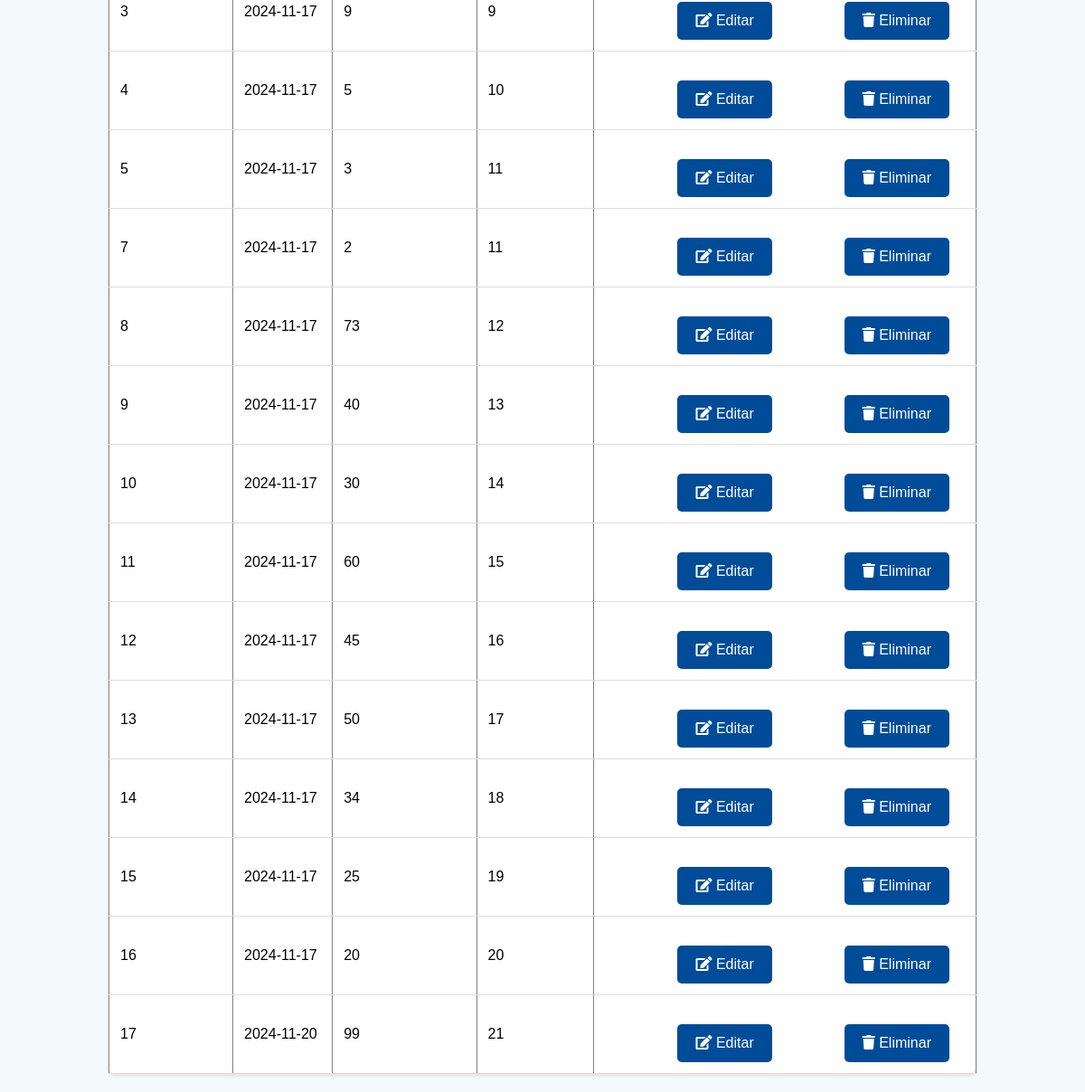
The page /inventario.php (lower part) on the database as committed earlier.
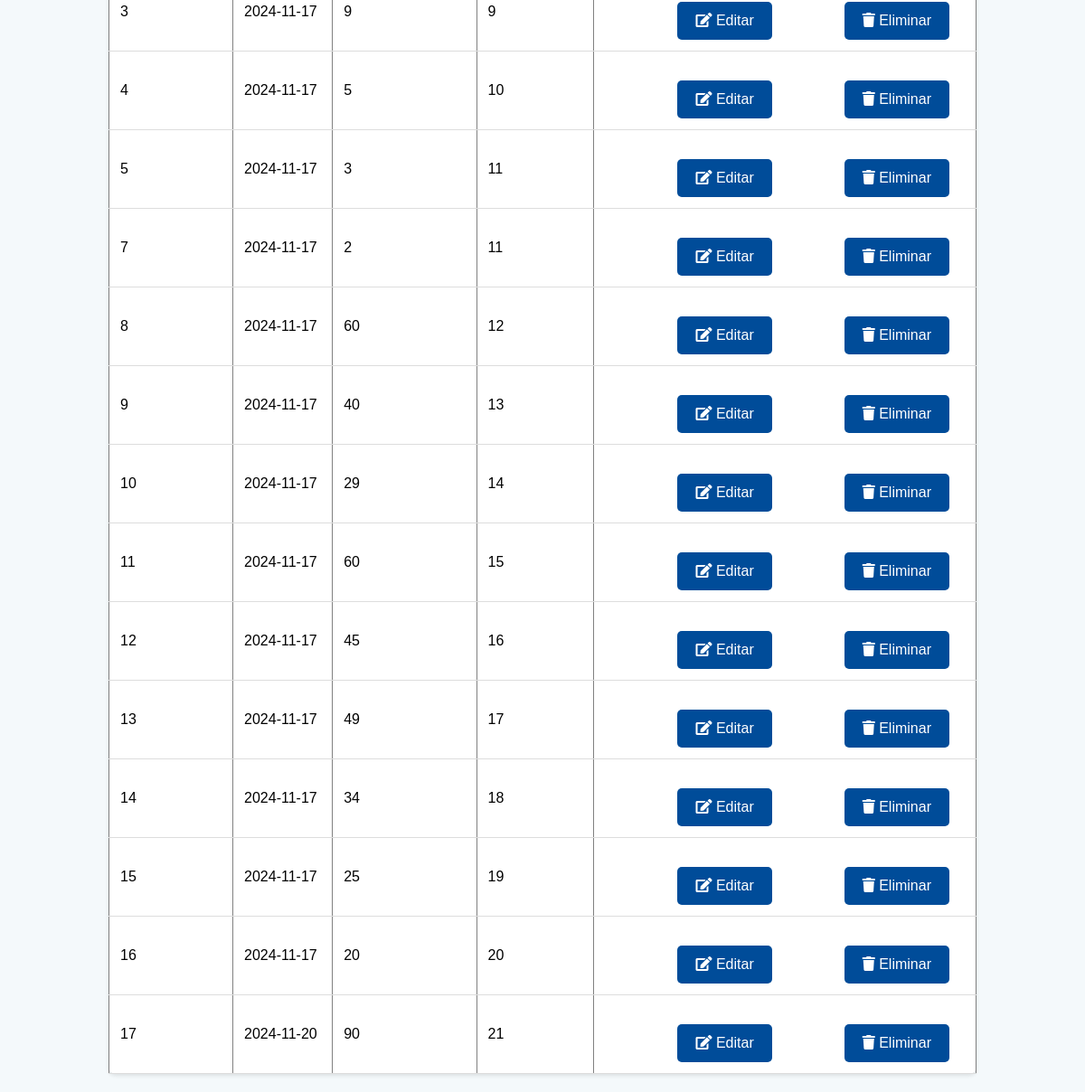
The same page on the database as committed later.
### tables this page shows
CREATE TABLE `inventario` (
  `idInventario` int(11) NOT NULL,
  `cantidadStock` int(11) NOT NULL,
  `fecha` date DEFAULT NULL,
  `idProducto` int(11) NOT NULL,
  `eliminado` int(11) NOT NULL DEFAULT 0
);

### inventario.php (the view, shortened to what this page needs)
<?php
$servername = "localhost";
$username = "root";
$password = "";
$dbname = "drogueriasconfe";
$conn = new mysqli($servername, $username, $password, $dbname);
$sql = "SELECT idInventario, fecha, cantidadStock, idProducto FROM inventario WHERE eliminado = 0";
$result = $conn->query($sql);
$inventarios = [];
if ($result->num_rows > 0) {
    while ($row = $result->fetch_assoc()) {
        $inventarios[] = $row;
    }
}
?>
<!DOCTYPE html>
<html lang="es">
<head>
    <link rel="stylesheet" href="css/stylesListas.css">
    <link rel="stylesheet" href="https://cdnjs.cloudflare.com/ajax/libs/font-awesome/5.15.3/css/all.min.css">
</head>
<body>
    <table border="1">
        <tbody id="datosInventario">
            <?php
            if (count($inventarios) > 0) {
                foreach ($inventarios as $row) {
                    echo "<tr>";
                    echo "<td>" . $row["idInventario"] . "</td>";
                    echo "<td>" . $row["fecha"] . "</td>";
                    echo "<td>" . $row["cantidadStock"] . "</td>";
                    echo "<td>" . $row["idProducto"] . "</td>";
                    echo "<td>";
                    echo "<button onclick='editarInventario(" . $row["idInventario"] . ")'><i class='fas fa-edit'></i> Editar</button>";
                    echo "<button onclick='eliminarInventario(" . $row["idInventario"] . ")'><i class='fas fa-trash'></i> Eliminar</button>";
                    echo "</td>";
                    echo "</tr>";
                }
            } else {
                echo "<tr><td colspan='5'>No se encontraron datos</td></tr>";
            }
            ?>
        </tbody>
    </table>
</body>
</html>

Rows that differ between the two databases and show on the page:
changed inventario id 8: cantidadStock "73" → "60"
changed inventario id 10: cantidadStock "30" → "29"
changed inventario id 13: cantidadStock "50" → "49"
changed inventario id 17: cantidadStock "99" → "90"
